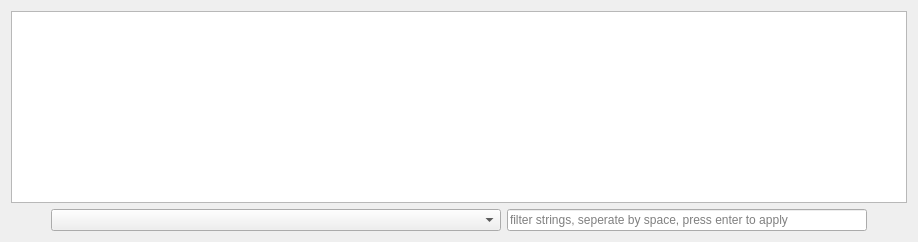
         <widget class="QWidget" name="tab_4">
          <attribute name="title">
           <string>Exp Setup</string>
          </attribute>
          <layout class="QGridLayout" name="gridLayout_7">
           <item row="0" column="0">
            <widget class="QTextBrowser" name="hdf_info">
             <property name="font">
              <font>
               <family>Menlo</family>
              </font>
             </property>
            </widget>
           </item>
           <item row="1" column="0">
            <layout class="QHBoxLayout" name="horizontalLayout_5">
             <item>
              <spacer name="horizontalSpacer_2">
               <property name="orientation">
                <enum>Qt::Horizontal</enum>
               </property>
               <property name="sizeHint" stdset="0">
                <size>
                 <width>40</width>
                 <height>20</height>
                </size>
               </property>
              </spacer>
             </item>
             <item>
              <widget class="QComboBox" name="hdf_list">
               <property name="sizePolicy">
                <sizepolicy hsizetype="Expanding" vsizetype="Fixed">
                 <horstretch>0</horstretch>
                 <verstretch>0</verstretch>
                </sizepolicy>
               </property>
               <property name="minimumSize">
                <size>
                 <width>450</width>
                 <height>0</height>
                </size>
               </property>
              </widget>
             </item>
             <item>
              <widget class="QLineEdit" name="hdf_key_filter">
               <property name="minimumSize">
                <size>
                 <width>360</width>
                 <height>0</height>
                </size>
               </property>
               <property name="placeholderText">
                <string>filter strings, seperate by space, press enter to apply</string>
               </property>
              </widget>
             </item>
             <item>
              <spacer name="horizontalSpacer">
               <property name="orientation">
                <enum>Qt::Horizontal</enum>
               </property>
               <property name="sizeHint" stdset="0">
                <size>
                 <width>40</width>
                 <height>20</height>
                </size>
               </property>
              </spacer>
             </item>
            </layout>
           </item>
          </layout>
         </widget>
